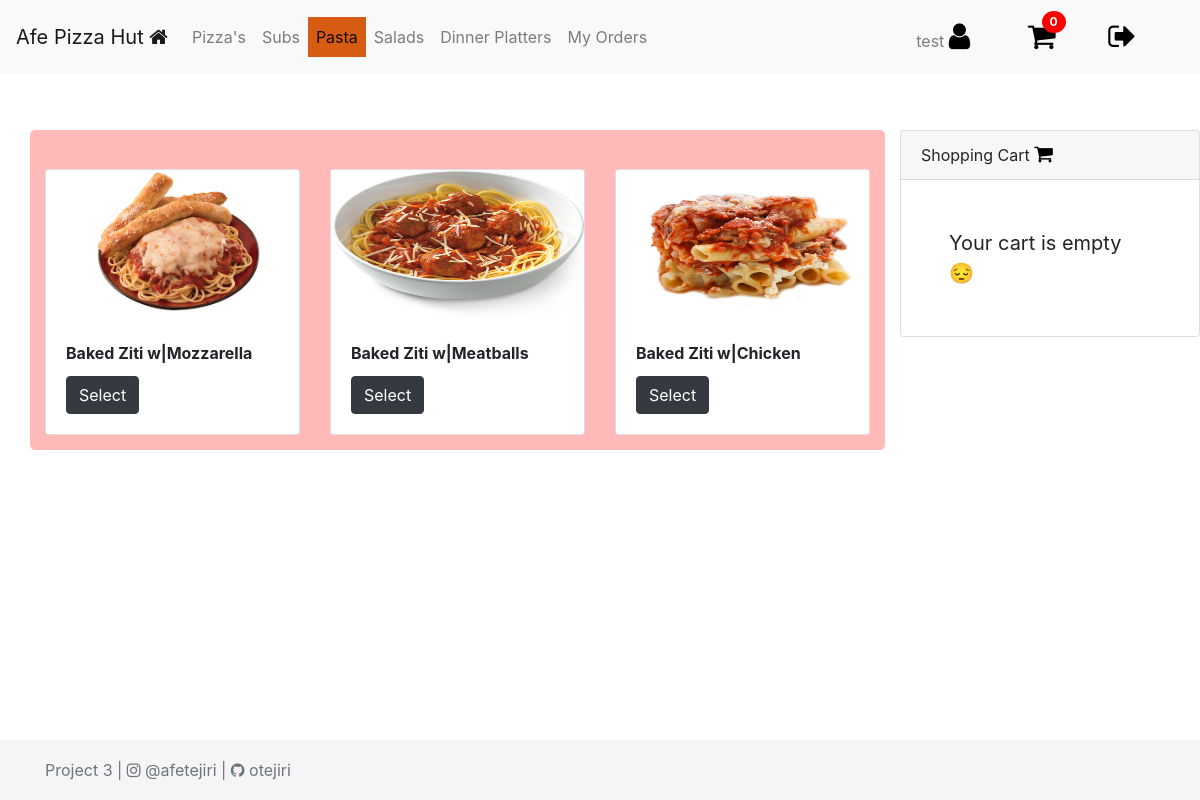
Page /pasta (signed in) on the committed database.
### orders/models.py (models this page shows, shortened)
class Inventory(models.Model):
    name = models.CharField(max_length=64)
    toppings = models.ManyToManyField(Topping, blank=True, related_name="toppings")
    special = models.BooleanField(default=False)
    customizable = models.BooleanField(default=True)
    item_type = models.ForeignKey(ItemType, on_delete=models.PROTECT, null=True)
    comments = models.CharField(max_length=500, blank=True)

### orders/views.py (the view)
# urls.py: path("pasta", views.pasta, name="pasta"),
@login_required
@user_passes_test(lambda u: not u.is_superuser, login_url='orders')
def pasta(request):
    return render(request, "user/pasta.html")

### orders/context_processors.py (called while the page is built, shortened)
def data(request):
    if not request.user.is_authenticated:
        return {
            "": ""
        }
    else:
        orders = Order.objects.filter(user_id=request.user.id)
        total = Decimal(0)
        cart_item_count = 0
        total_id = []
        for order in orders:
           if order.status == 0:
               total_id.append(order.id)
               cart_item_count = len(total_id)
               total += Decimal(order.amount)
        return {
            "inventory": Inventory.objects.all(),
            "itemcost": ItemCost.objects.all(),
            "orders": orders,
            "total": total,
            "key": settings.STRIPE_PUBLISHABLE_KEY,
            "total_id": total_id,
            "cart_item_count": cart_item_count
        }
        return render(request, "user/index.html")

### orders/models.py (called while the page is built)
    def __str__(self):
        return f"{self.name}"

    def __str__(self):
        return f"{self.item}"

### orders/templates/user/pasta.html
{% extends 'user/user-base.html' %}

### orders/templates/user/user-base.html (shortened to what this page needs)
<!DOCTYPE html>
<head>
    <link rel="stylesheet" href="">
    <link rel="stylesheet"
    href="https://stackpath.bootstrapcdn.com/bootstrap/4.3.1/css/bootstrap.min.css"
>
    <link href="https://stackpath.bootstrapcdn.com/font-awesome/4.7.0/css/font-awesome.min.css" rel="stylesheet">
    {% load static %}
    <link rel="stylesheet" href="{% static 'css/style.css' %}">
</head>
<body>
    <nav class="navbar navbar-expand-lg navbar-light bg-light">
        <a class="navbar-brand" href="#">Afe Pizza Hut <i class="fa fa-home"></i></a>
        <div class="collapse navbar-collapse" id="navbarText">
            <ul class="navbar-nav mr-auto">
                {% if not user.is_staff %}
              <li class="nav-item">
                <a class="nav-link" href="{% url 'pizza' %}">Pizza's</a>
              </li>
              <li class="nav-item">
                <a class="nav-link" href="{% url 'subs' %}">Subs</a>
              </li>
              <li class="nav-item">
                  <a class="nav-link" href="{% url 'pasta' %}">Pasta</a>
                </li>
                <li class="nav-item">
                  <a class="nav-link" href="{% url 'salads' %}">Salads</a>
                </li>
                <li class="nav-item">
                  <a class="nav-link" href="{% url 'dinner_platters' %}">Dinner Platters</a>
                </li>
                <li class="nav-item">
                  <a class="nav-link" href="{% url 'orders' %}">My Orders </a>
                </li>
                {% else %}
                <li class="nav-item">
                  <a class="nav-link" href="{% url 'orders' %}">Orders List</a>
                </li>
             {%  endif %}
            </ul>
          <span class="navbar-text">
              <span class="mr-5"> {{ user.get_username }} <i class="fa fa-user "
                style="font-size:30px;color:#000"></i>
              </span>
              {% if not user.is_staff %}
            <a href="{% url 'pizza' %}" class="notification mr-5">
                <span><i class="fa fa-shopping-cart " style="font-size:30px;color:#000"></i></span>
                <span class="badge">{{ cart_item_count }}</span>
              </a>
              {% else %}
              <a href="#" class="notification mr-5">
                <span><i class="fa fa-clock-o " style="font-size:30px;color:#000"></i></span>
                <span class="badge">{{pending_items_count}}</span>
              </a>
              {%  endif %}
           <a href="{% url 'logout_user' %}" class="mr-5"><i class="fa fa-sign-out " style="font-size:30px;color:#000"></i></a>
          </span>
        </div>
      </nav>
    <div class="container" style="margin-top: 3.5rem;">
        {% if request.resolver_match.url_name != 'orders' %}
        <div class="row">
            <div class="col-md-9"  style="max-height: 80%;
                     max-width: 100%;
            background-color: rgb(255, 185, 185); padding: 15px; margin-bottom:
            80px; border-radius: 5px; ">
<div class="row">
    {% load striper %}
    {% for items in inventory %}
    {% if items.item_type|stringformat:"s" == request.resolver_match.url_name %}
                                <div class="col-md-6 col-lg-4 col-sm-12 col-xs-12 mt-4">
                                  <div class="card">{% load static %}
                                    <img src="static/images/items/{{ items.name }}.png"
                                    class="card-img-top" height="150" alt="...">
                                    <div class="card-body">
                                      <h5 class="card-title"><small><b>{{ items.name }}</b></small></h5>
                                      <a href="#" data-toggle="modal" data-target="#modal{{ items.id }}" aria-expanded="true"
                                      aria-controls="collapseOne" class="btn btn-dark">Select</a>
                                    </div>
                                  </div>
                                </div>
    {% endif %}
      {% endfor %}
    </div>
            </div>
            <div class="col-3" style="margin-bottom: 40px; " >
                <div class="position-fixed" style="z-index: 1041" >
                <div class="card" >
                    <div class="card-header">
                      Shopping Cart <i class="fa fa-shopping-cart" style="font-size:20px;color:#000"></i>
                    </div>
                    {% if cart_item_count > 0 %}
                    <div class="card-body">
                        <div class="card-text" >
                            <div class="table-wrapper-scroll-y
                            my-custom-scrollbar" style="display: flex; flex-direction: column-reverse;">
                                <table class="table table-bordered table-striped mb-0">
                                  <thead>
                                    <tr>
                                      <th scope="col">Item</th>
                                      <th scope="col">Qty</th>
                                      <th scope="col">Amount</th>
                                      <th scope="col"></th>
                                    </tr>
                                  </thead>
                                  <tbody>
                                    {% for order in orders %}
                                    {% if order.status == 0 %}
                                    {% for item in order.item.all %}
                                    <tr>
                                      <th scope="row">{{item}}</th>
                                      <td>{{order.qty}}</td>
                                      <td>${{order.amount}}</td>
                                      <td><form action="{% url 'delete_from_cart'%}" method="POST">
                                      {% csrf_token %}
                                      <input type="hidden" name="next" value="{{ request.path }}">
                                      <input type="hidden" name="item_id"
                                      value="{{order.id}}"><button type="submit"
                                      class="btn"><i class="fa
                                      fa-trash"></i></button></form>
                                      </td>
                                    </tr>
                                    {% if order.item_topping.all %}
                        <tr>
                             <td colspan="3"><small><small>+ {% for topping in order.item_topping.all %} {{topping|join:" // "}} {% if not forloop.last %}, {% endif %}
                                 {% endfor %}</small></small></td>
                        </tr>
                        {% endif %}
                     {% endfor %}
                     {% endif %}
                     {% endfor %}
                     <tr>
                        <td></td>
                        <td colspan="2"><hr> <b>Total</b>: ${{ total }} </td>
                        <td></td>
                    </tr>
                                  </tbody>
                                </table>
                              </div>
                      <hr>
                      <span class="float-right">
                        <button type="button" class="btn btn-warning" data-toggle="modal" data-target="#checkout">
                            Checkout
                          </button>
                          <div class="modal fade" id="checkout" tabindex="-1"
                          role="dialog"
                          aria-labelledby="exampleModalCenterTitle"
                          aria-hidden="true" >
                            <div class="modal-dialog modal-dialog-centered" role="document">
                              <div class="modal-content">
                                <div class="modal-header">
                                  <h5 class="modal-title"
                                  id="exampleModalLongTitle">Confirm Cart Items</h5>
                                  <button type="button" class="close" data-dismiss="modal" aria-label="Close">
                                    <span aria-hidden="true">&times;</span>
                                  </button>
                                </div>
                                <div class="modal-body">
                                    <center>
                                    <table>
                                        <th>Item</th>
                                    <th>Qty</th>
                                    <th>Price</th>
                                    {% for order in orders %}
                                    {% if order.status == 0 %}
                                    {% for item in order.item.all %}
                                    <tr>
                                      <td scope="row">{{item}}</th>
                                      <td>{{order.qty}}</td>
                                      <td>${{order.amount}}</td>
                                    </tr>
                                    {% if order.item_topping.all %}
                        <tr>
                             <td colspan="3"><small><small>+ {% for topping in order.item_topping.all %} {{topping|join:" // "}} {% if not forloop.last %}, {% endif %}
                                 {% endfor %}</small></small></td>
                        </tr>
                        {% endif %}
                     {% endfor %}
                     {% endif %}
                     {% endfor %}
                    </table>
                </center>
                                </div>
                                <div class="modal-footer">
                                  <button type="button" class="btn btn-secondary" data-dismiss="modal">Close</button>
                                  <form action="{% url 'charge' %}" method="post">
                                    {% csrf_token %}
                                    <input type="hidden" value="{{total}}" id="amount"
                                    name="amount">
                                    <input type="hidden" value="{{total_id}}" id="ids" name="ids">
                                  <script
                src="https://checkout.stripe.com/checkout.js"
                class="stripe-button"
                data-key="{{ key }}"
                data-name="Afe Pizza Hut"
                data-description="secure payment"
                data-amount="{{total|stripeconversion}}"
                data-currency="usd">
              </script>
               <script>
                // Hide default stripe button, be careful there if you
                // have more than 1 button of that class
                document.getElementsByClassName("stripe-button-el")[0].style.display = 'none';
            </script>
            <button type="submit" class="btn btn-success">Confirm & Pay ${{total}}</button>
              </form>
                                </div>
                              </div>
                            </div>
                          </div>
</script></span>
                    </div>
                  </div>
                  {% else %}
                  <span class="p-5" style='font-size:20px;'>Your cart is empty &#128532;</span>
{% endif %}
                </div>
            </div>
        </div>
    </div>
    {% else %}
        {% regroup user_orders by order_id as order_list %}
        {% for order_id in order_list %}
             {% for item in order_id.list %}
             {% load striper %}
             {% endfor %}
      {% empty %}
      <tr><td style="text-align: center;">No orders available</td></tr>
      {% endfor %}
    {% endif %}
    </div>
</body>
<footer class="footer">
    <div class="container">
      <span class="text-muted">Project 3 | <i class="fa
      fa-instagram"></i> @afetejiri | <i class="fa fa-github"></i> otejiri </span>
    </div>
  </footer>
</html>

### orders/static/css/style.css (style rules this page uses)
body { background-color: #ffffff; background-image: url("https://www.transparenttextures.com/patterns/food.png"); }
.card { background-color: #ffffff; background-image: url("https://www.transparenttextures.com/patterns/food.png"); }
.footer { position: fixed; bottom: 0; width: 100%; height: 60px; line-height: 60px; background-color: #f5f5f5; }
.navbar-light .navbar-nav > .active > a, .navbar-light .navbar-nav > .active > :hover, .navbar-light .navbar-nav > .active > :focus { color: #000; background: #d65c14; }
.notification { color: white; text-decoration: none; margin: 5px; position: relative; display: inline-block; border-radius: 2px; }
.notification .badge { position: absolute; display: inline-block; top: -10px; right: -10px; padding: 5px 8px; border-radius: 100%; background: red; color: white; }

### rows in the picture
Inventory: name (picture), name "Baked Ziti w|Mozzarella"
Inventory: name (picture), name "Baked Ziti w|Meatballs"
Inventory: name (picture), name "Baked Ziti w|Chicken"

### other values in the picture
{{ user.get_username }} "test"
{{ cart_item_count }} "0"
